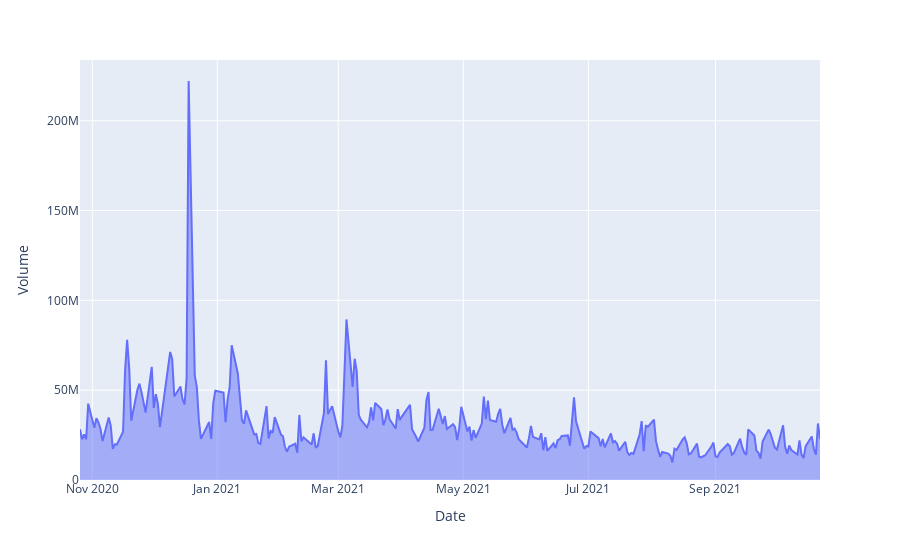

Notebook cell for this chart:
### Code cell
# Visualizing the Volume of Stocks with Area Graph

pe.area(df,x='Date',y='Volume')

### Figure 1 — Plotly figure (JSON) as saved in the notebook; plotly's stock layout.template omitted (floating-point values rounded to 4 significant figures; data arrays with more than 128 entries replaced by an {"elided": "..."} marker saying what was removed)
{"data": [{"hovertemplate": "Date=%{x}<br>Volume=%{y}<extra></extra>", "legendgroup": "", "line": {"color": "#636efa"}, "marker": {"symbol": "circle"}, "mode": "lines", "name": "", "orientation": "v", "showlegend": false, "stackgroup": "1", "type": "scatter", "x": {"elided": "251 str values"}, "xaxis": "x", "y": {"elided": "251 int values"}, "yaxis": "y"}], "layout": {"legend": {"tracegroupgap": 0}, "margin": {"t": 60}, "xaxis": {"anchor": "y", "domain": [0, 1], "title": {"text": "Date"}}, "yaxis": {"anchor": "x", "domain": [0, 1], "title": {"text": "Volume"}}}}
